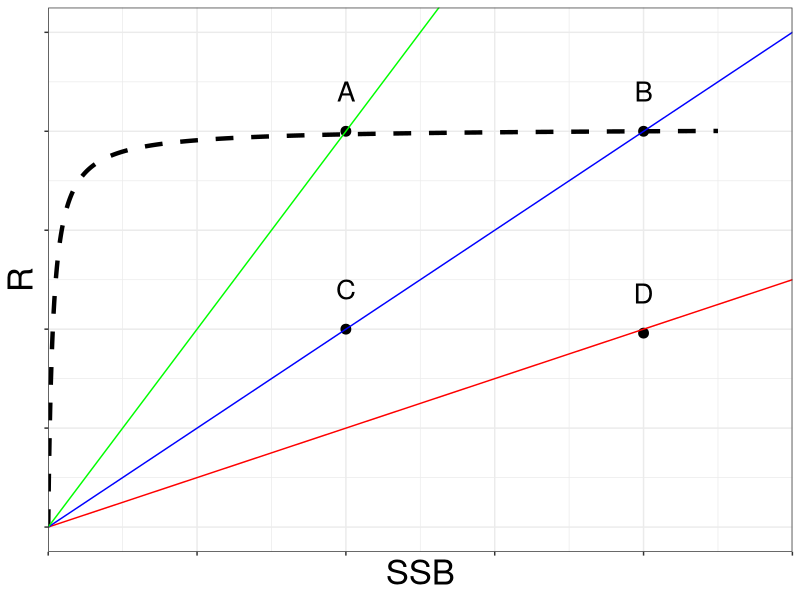
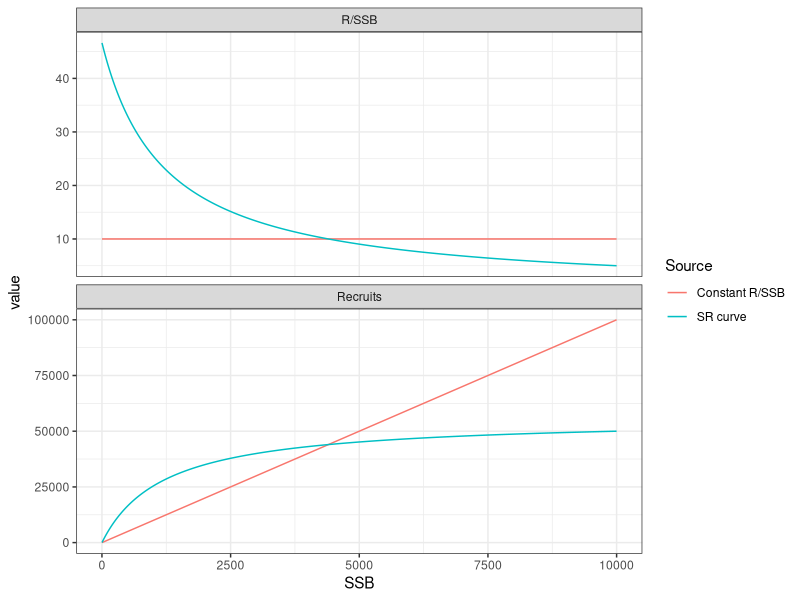
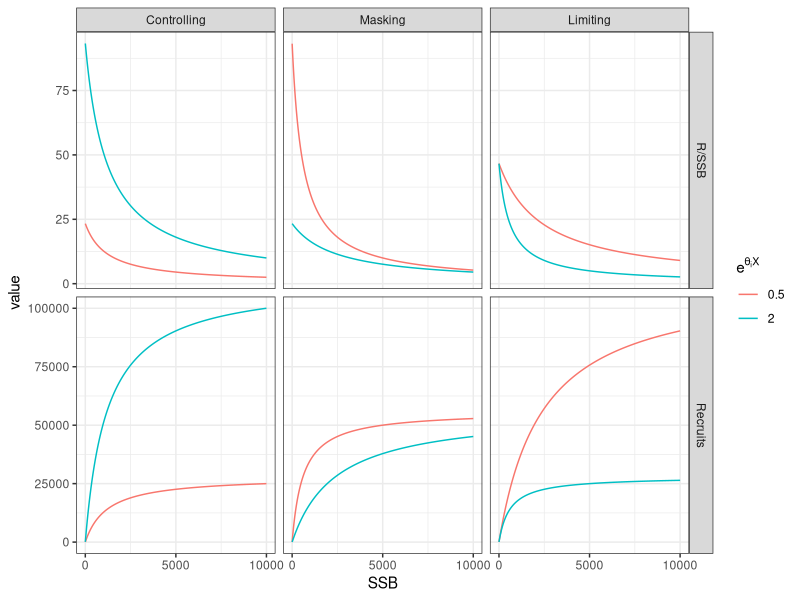
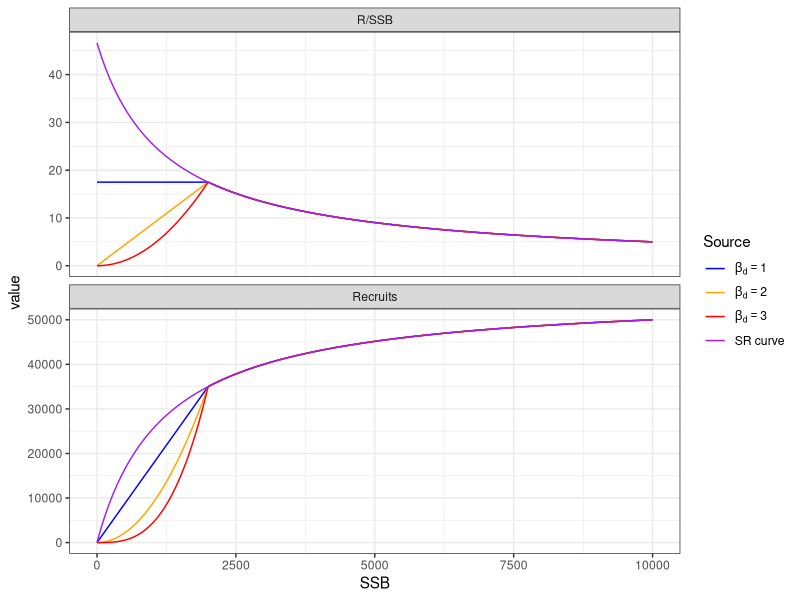
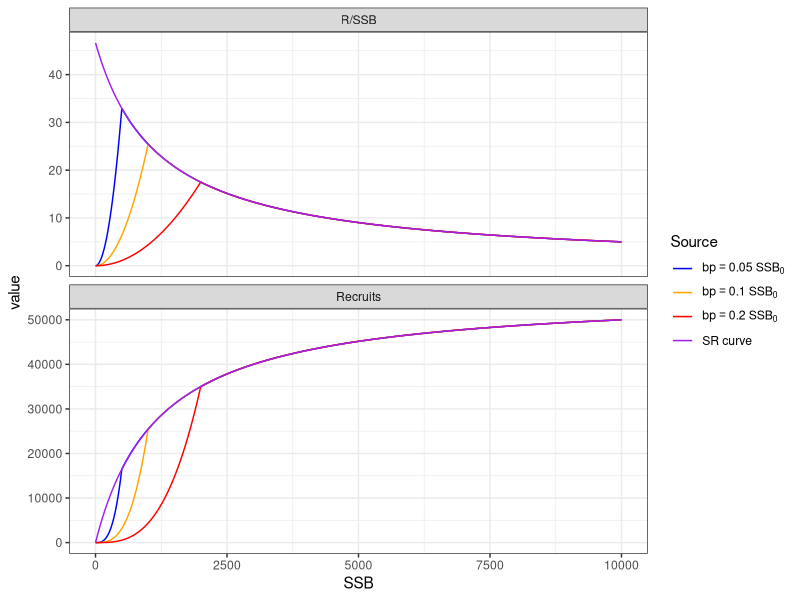
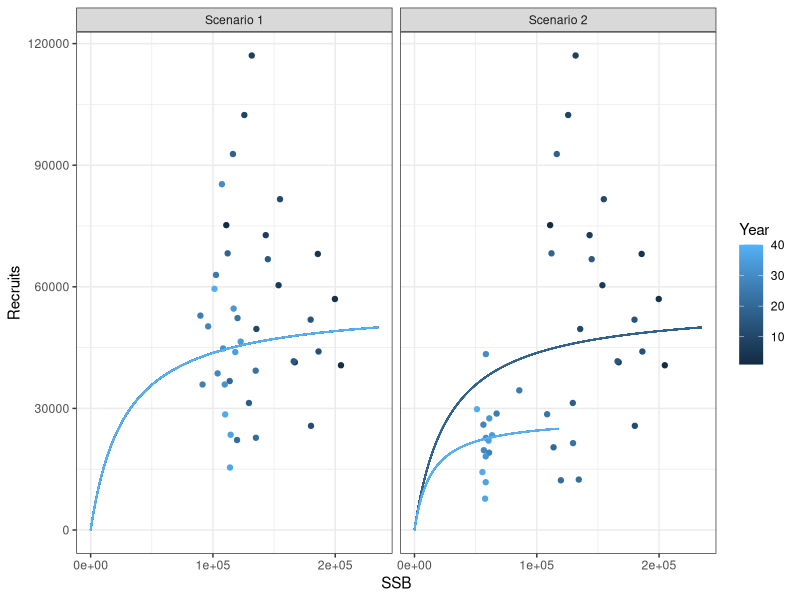
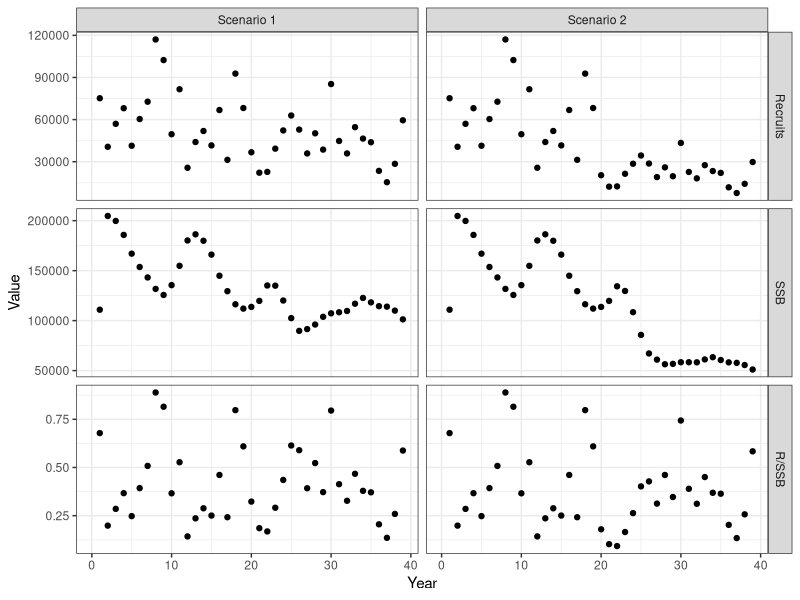
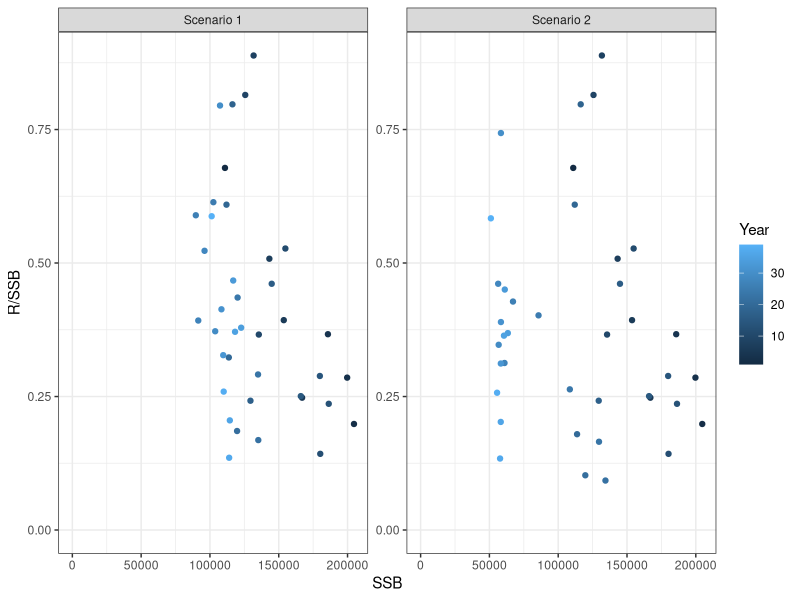

Reproduce these figures in R, in order. (Note: this script raises an error after producing the figures.)
## ---- chunk 1
#| message: false

library(tibble)
library(tidyr)
library(dplyr)
library(ggplot2)
library(readr)
## ---- chunk 2
#| label: fig-basic
#| fig-cap: "Spawning stock biomass (SSB) and recruitment (R) points (labelled A-D) and associated R/SSB lines that intersect at the origin along with an expected stock-recruitment relationship shown as a thick, dashed line."

df <- tibble(SSB = c(1, 1, 2, 2),
             R = c(1, 2, 0.98, 2),
             labs = c("C", "A", "D", "B"))

R0 <- 2.0
steep <- 0.97
S0 <- 2
alpha <- 4 * steep * R0 / (5 * steep - 1)
beta <- S0 * (1 - steep) / (5 * steep - 1)
ssb <- seq(0, 2.25, length.out=1000)
recruits <- alpha * ssb / (beta + ssb)
dfsr <- tibble(SSB = ssb, R=recruits)

ggplot(df, aes(x=SSB, y=R)) +
  geom_point(cex=3) +
  geom_text(aes(label=labs), vjust = 0, nudge_y = 0.15, size=7) +
  geom_line(data=dfsr, aes(x=SSB, y=R), linetype=2, size=1.5) +
  #xlim(0, 2.5) +
  scale_x_continuous(limits = c(0, 2.5), expand = c(0, 0)) +
  ylim(0, 2.5) +
  geom_abline(intercept = 0, slope = 0.5, col="red") +
  geom_abline(intercept = 0, slope = 1, col="blue") +
  geom_abline(intercept = 0, slope = 2, col="green") +
  theme_bw() + 
  theme(text = element_text(size=rel(5)),
        axis.text.x=element_blank(), 
        axis.text.y=element_blank()
  )
## ---- chunk 3
#| label: fig-sr-rpssb
#| fig-cap: Recruits and recruits per spawning stock biomass (R/SSB) as a function of SSB. Two lines are shown in each panel. One is for a Beverton-Holt stock-recruitment curve (denoted SR curve) and the other shows a constant R/SSB.

S0 <- 10000
R0 <- 50000
spr0 <- S0/R0
steep <- 0.7
alpha <- 4 * steep * R0 / (5 * steep - 1)
beta <- S0 * (1 - steep) / (5 * steep - 1)

ssb <- seq(1, S0, length.out = 1000)
recruits <- alpha * ssb / (beta + ssb)

srcurve <- tibble(Source="SR curve", SSB=ssb, Recruits=recruits)
constantrperssb <- tibble(Source="Constant R/SSB", SSB=ssb, Recruits=10 * ssb)

mydat <- rbind(srcurve, constantrperssb) |>
  mutate("R/SSB"=Recruits/SSB) |>
  pivot_longer(cols = c(Recruits, "R/SSB"), names_to = "Response", values_to = "value") 

ggplot(mydat, aes(x=SSB, y=value, color=Source)) +
  geom_line() +
  facet_wrap(~Response, scales="free_y", ncol=1) +
  theme_bw()

## ---- chunk 4
#| label: fig-cmlsr
#| fig-cap: Recruits and recruits per spawning stock biomass (R/SSB) as a function of SSB for the three modifications to the standard Beverton-Holt equation - controlling, masking, and limiting. The theta and X values are selected to result in the non-zero $\theta$ term $e^{\theta_i X}$ in @eq-cmlsr equalling 0.5 or 2. The SSB range is the same as in @fig-sr-rpssb, which shows the base model when none of the three factors apply (all three $\theta$ are zero).

control_thetas <- c(1, 0, 0)
mask_thetas <- c(0, 1, 0)
limit_thetas <- c(0, 0, 1)

apply_thetas <- function(thetas, X, alpha, beta, ssb){
  recruits <- alpha * ssb * exp(thetas[1]*X) / (beta * exp(thetas[2]*X) + ssb * exp(thetas[3]*X))
  return(recruits)
}

Rc1 <- tibble(Factor="Controlling", X=0.5, SSB=ssb, 
              Recruits=apply_thetas(control_thetas, log(0.5), alpha, beta, ssb))
Rc2 <- tibble(Factor="Controlling", X=2, SSB=ssb, 
              Recruits=apply_thetas(control_thetas, log(2.0), alpha, beta, ssb))
Rm1 <- tibble(Factor="Masking", X=0.5, SSB=ssb, 
              Recruits=apply_thetas(mask_thetas, log(0.5), alpha, beta, ssb))
Rm2 <- tibble(Factor="Masking", X=2, SSB=ssb, 
              Recruits=apply_thetas(mask_thetas, log(2.0), alpha, beta, ssb))
Rl1 <- tibble(Factor="Limiting", X=0.5, SSB=ssb, 
              Recruits=apply_thetas(limit_thetas, log(0.5), alpha, beta, ssb))
Rl2 <- tibble(Factor="Limiting", X=2, SSB=ssb, 
              Recruits=apply_thetas(limit_thetas, log(2.0), alpha, beta, ssb))
cmldf <- rbind(Rc1, Rc2, Rm1, Rm2, Rl1, Rl2) |>
  mutate(Factor = factor(Factor, levels = c("Controlling", "Masking", "Limiting"))) |>
  mutate("R/SSB"=Recruits/SSB) |>
  pivot_longer(cols = c(Recruits, "R/SSB"), names_to = "Response", values_to = "value") 

ggplot(cmldf, aes(x=SSB, y=value, color=as.factor(X))) +
  geom_line() +
  facet_grid(Response~Factor, scales="free_y") +
  labs(color = expression(e^{theta[i] * X})) +
  scale_x_continuous(breaks=c(0, 5000, 10000)) +
  theme_bw()

## ---- chunk 5
#| label: tbl-cmlsr-steepness
#| tbl-cap: Steepness for the base, controlling, masking, and limiting stock-recruitment relationships shown in Figures [-@fig-sr-rpssb]-[-@fig-cmlsr], where Vali indicates the value of $e^{\theta_i X}$.

calc_steepness <- function(thetas, X, alpha, beta, spr0, runname){
  cval <- exp(thetas * X)
  SSB0 <- (alpha * spr0 * cval[1] - beta * cval[2]) / cval[3]
  R0 <- apply_thetas(thetas, X, alpha, beta, SSB0)
  steep <- round(apply_thetas(thetas, X, alpha, beta, 0.2 * SSB0) / R0, 3)
  res <- tibble(Case = runname, Val1 = cval[1], Val2 = cval[2], Val3 = cval[3], Steepness = steep)
  return(res)
}

base_steep <- calc_steepness(c(0,0,0), 1, alpha, beta, spr0, "Base")
control05_steep <- calc_steepness(control_thetas, log(0.5), alpha, beta, spr0, "Controlling")
control2_steep <- calc_steepness(control_thetas, log(2.0), alpha, beta, spr0, "Controlling")
mask05_steep <- calc_steepness(mask_thetas, log(0.5), alpha, beta, spr0, "Masking")
mask2_steep <- calc_steepness(mask_thetas, log(2.0), alpha, beta, spr0, "Masking")
limit05_steep <- calc_steepness(limit_thetas, log(0.5), alpha, beta, spr0, "Limiting")
limit2_steep <- calc_steepness(limit_thetas, log(2.0), alpha, beta, spr0, "Limiting")
steepdf <- rbind(base_steep, control05_steep, control2_steep, mask05_steep, mask2_steep, limit05_steep, limit2_steep)

knitr::kable(steepdf)
## ---- chunk 6
#| label: fig-depensation-beta
#| fig-cap: Recruits and recruits per spawning stock biomass (R/SSB) as a function of SSB for the standard stock-recruitment curve along with three types of depensation, defined by the parameter $\beta_d$, when the breakpoint is set at 0.2 of $SSB_0$.

calc_sr_depensation <- function(alpha, beta, ssb_breakpoint, depen_beta, ssb){
  r_breakpoint <- alpha * ssb_breakpoint / (beta + ssb_breakpoint)
  depen_alpha <- r_breakpoint / (ssb_breakpoint^depen_beta)
  recruits_depen <- ifelse(ssb <= ssb_breakpoint, depen_alpha*ssb^depen_beta, alpha * ssb / (beta + ssb))
  return(recruits_depen)
}

ssb_breakpoint <- 0.2 * S0
recruits_depen_1 <- calc_sr_depensation(alpha, beta, ssb_breakpoint, depen_beta = 1, ssb)
recruits_depen_2 <- calc_sr_depensation(alpha, beta, ssb_breakpoint, depen_beta = 2, ssb)
recruits_depen_3 <- calc_sr_depensation(alpha, beta, ssb_breakpoint, depen_beta = 3, ssb)

mydat1 <- tibble(Source="beta_d=1", SSB = ssb, Recruits=recruits_depen_1)
mydat2 <- tibble(Source="beta_d=2", SSB = ssb, Recruits=recruits_depen_2)
mydat3 <- tibble(Source="beta_d=3", SSB = ssb, Recruits=recruits_depen_3)
mydatc <- rbind(srcurve, mydat1, mydat2, mydat3) |>
  mutate("R/SSB"=Recruits/SSB) |>
  pivot_longer(cols = c(Recruits, "R/SSB"), names_to = "Response", values_to = "value") 

ggplot(mydatc, aes(x=SSB, y=value, color=Source)) +
  geom_line() +
  facet_wrap(~Response, scales="free_y", ncol=1) +
  scale_color_manual(values = c("blue", "orange", "red", "purple"),
                     breaks = c("beta_d=1", "beta_d=2", "beta_d=3", "SR curve"),
                     labels = c(expression(beta[d]==1), 
                                expression(beta[d]==2), 
                                expression(beta[d]==3), 
                                "SR curve")) + 
  theme_bw()

## ---- chunk 7
#| label: fig-depensation-breakpoint
#| fig-cap: Recruits and recruits per spawning stock biomass (R/SSB) as a function of SSB for the standard stock-recruitment curve along with three types of depensation, defined by the parameter breakpoints (bp) at 0.05, 0.1, and 0.2 of $SSB_0$, when $\beta_d$ is set to 3.

recruits_depen_4 <- calc_sr_depensation(alpha, beta, ssb_breakpoint=0.05*S0, depen_beta = 3, ssb)
recruits_depen_5 <- calc_sr_depensation(alpha, beta, ssb_breakpoint=0.1*S0, depen_beta = 3, ssb)
recruits_depen_6 <- calc_sr_depensation(alpha, beta, ssb_breakpoint=0.2*S0, depen_beta = 3, ssb)
mydat4 <- tibble(Source="bp005SSB0", SSB = ssb, Recruits=recruits_depen_4)
mydat5 <- tibble(Source="bp01SSB0", SSB = ssb, Recruits=recruits_depen_5)
mydat6 <- tibble(Source="bp02SSB0", SSB = ssb, Recruits=recruits_depen_6)
mydatd <- rbind(srcurve, mydat4, mydat5, mydat6) |>
  mutate("R/SSB"=Recruits/SSB) |>
  pivot_longer(cols = c(Recruits, "R/SSB"), names_to = "Response", values_to = "value") 

ggplot(mydatd, aes(x=SSB, y=value, color=Source)) +
  geom_line() +
  facet_wrap(~Response, scales="free_y", ncol=1) +
  scale_color_manual(values = c("blue", "orange", "red", "purple"),
                     breaks = c("bp005SSB0", "bp01SSB0", "bp02SSB0", "SR curve"),
                     labels = c(expression(bp==0.05~SSB[0]), 
                                expression(bp==0.1~SSB[0]), 
                                expression(bp==0.2~SSB[0]), 
                                "SR curve")) + 
  theme_bw()

## ---- chunk 8
#| label: fig-srcurves-2scenarios
#| fig-cap: Annual recruits and spawning stock biomass (SSB) shown as points with the underlying stock-recruitment relationship shown by lines. In scenario 2, the R0 value is reduced by half during the second half of the time series. The same recruitment deviations are used in both scenarios.

# function to calculate equilibrium population at age
calc_Nequilibrium <- function(nages, M, Fval, selx){
  age <- 1:nages
  Z <- M + Fval * selx
  N <- rep(1, nages)
  for (ia in 1:(nages-1)){
    N[ia+1] <- N[ia] * exp(-Z[ia])
  }
  N[nages] <- N[nages] / (1 - exp(-Z[nages]))
  return(N)
}

# function to calculate equilibrium spawning stock biomass per recruit
calc_spr <- function(nages, M, Fval, selx, waa, maturity){
  age <- 1:nages
  Z <- M + Fval * selx
  N <- rep(1, nages)
  for (ia in 1:(nages-1)){
    N[ia+1] <- N[ia] * exp(-Z[ia])
  }
  N[nages] <- N[nages] / (1 - exp(-Z[nages]))
  spr <- sum(N * waa * maturity)
  return(spr)
}

# converts productivity regime R0, steepness formulations to time series of alpha, beta SR curves
# R = alpha * SSB / (beta + SSB)
# note: assumes M, waa, and maturity do not change over time
convert_regimes_to_ts <- function(nyears, nproductivity, yearstarts, R0s, steepnesses, sigmaRs, spr0){

  year <- 1:nyears
  sralphas <- rep(NA, nyears)
  srbetas <- rep(NA, nyears)
  srsigmaRs <- rep(NA, nyears)
  
  for (ip in 1:nproductivity){
    sralphas[yearstarts[ip]:nyears] <- 4 * steepnesses[ip] * R0s[ip] / (5 * steepnesses[ip] - 1)
    srbetas[yearstarts[ip]:nyears] <- spr0 * R0s[ip] * (1 - steepnesses[ip]) / (5 * steepnesses[ip] - 1)
    srsigmaRs[yearstarts[ip]:nyears] <- sigmaRs[ip]
  }
  sr <- list(sralphas=sralphas, srbetas=srbetas, srsigmaRs=srsigmaRs)
  return(sr)
}

# calculate annual stock-recruitment curves from sr object
calc_sr_curves <- function(sr, mylabel){
  nyears <- length(sr$SSB0)
  for (iy in 1:nyears){
    myssb <- seq(0, sr$SSB0[iy], length.out=500)
    myr <- sr$sralphas[iy] * myssb / (sr$srbetas[iy] + myssb)
    thisdf <- tibble(TS = mylabel,
                     Year = iy,
                     SSB = myssb,
                     Recruits = myr)
    if (iy == 1){
      srdf <- thisdf
    }
    else{
      srdf <- rbind(srdf, thisdf)
    }
    
  }
  return(srdf)
}

# function to create a time series of SSB and R for use in R/SSB analysis
# user controls the time series length and F as well as how many productivity periods there are
# yearstarts, R0s, steepnesses, and sigmaRs are vectors of length nproductivity 
# that define the SR curve during that period, note the first value in yearstarts should always be 1
# user cannot control number of ages, weight at age, maturity, or M
make_ts <- function(nyears, Fmult, nproductivity, yearstarts, R0s, steepnesses, sigmaRs){
  
  if (yearstarts[1] != 1) return("First value in yearstarts vector must be 1")
  
  nages <- 10
  age <- 1:nages
  M <- 0.3
  selx <- round(1 - 1 / (1 + exp(1.2*(age - 3))), 3)
  maturity <- round(1 - 1 / (1 + exp(2*(age - 2.75))), 3)
  waa <- round(5 * (1 - exp(-0.3*(age-0.2)))^3, 3)
  
  # get equilibrium spawners per recruit at F=0 
  spr0 <- calc_spr(nages, M, Fval=0, selx, waa, maturity)
  
  # get SR curves time series
  sr <- convert_regimes_to_ts(nyears, nproductivity, yearstarts, R0s, steepnesses, sigmaRs, spr0)
  sr$SSB0 <- sr$sralphas * spr0 - sr$srbetas
  
  # calculate spr in year 1 and find equilibrium SSB
  spr1 <- calc_spr(nages, M, Fval=Fmult[1], selx, waa, maturity)
  SSB1 <- sr$sralphas[1] * spr1 - sr$srbetas[1]
  
  # create N in first year using random recruitment about expected value from SSB1 (equilibrium-ish)
  # for plus group, use expected recruitment
  R1expected <- sr$sralphas[1] * SSB1 / (sr$srbetas[1] + SSB1)
  R1rand <- R1expected * exp(rnorm(nages-1, 0, sr$srsigmaRs[1])) 
  N1 <- calc_Nequilibrium(nages, M, Fval=Fmult[1], selx)
  NAA <- matrix(NA, nrow=nyears, ncol=nages)
  NAA[1, ] <- c(R1rand, R1expected) * N1 
 
  # fill out NAA matrix and collect SSB
  ssb <- rep(NA, nyears)
  ssb[1] <- SSB1
  for (iy in 1:(nyears-1)){
    # apply correct SR curve and noise to get Recruitment
    NAA[iy+1, 1] <- (sr$sralphas[iy] * ssb[iy] / (sr$srbetas[iy] + ssb[iy])) * exp(rnorm(1, 0, sr$srsigmaRs[iy]))
    for (ia in 1:(nages-1)){
      Z <- M + Fmult[iy] * selx[ia]
      NAA[iy+1, ia+1] <- NAA[iy, ia] * exp(-Z)
    }
    Z <- M + Fmult[iy] * selx[nages]
    NAA[iy+1, nages] <- NAA[iy, nages] * exp(-Z)
    ssb[iy+1] <- sum(NAA[iy+1, ] * waa * maturity)
  }
  
  res <- list(ssb=ssb[1:(nyears-1)], recruits=NAA[2:nyears, 1], sr=sr)
  return(res)
}

ny <- 40
Fmult <- rep(0.2, ny)
set.seed(14)
ts1 <- make_ts(ny, Fmult, 1, 1, 50000, 0.7, 0.5)
set.seed(14)
ts2 <- make_ts(ny, Fmult, 2, c(1, 20), c(50000, 25000), c(0.7, 0.7), c(0.5, 0.5))
tsdf <- tibble(TS = rep(c("Scenario 1", "Scenario 2"), each=(ny-1)),
               Year = rep(1:(ny-1), 2),
               SSB = c(ts1$ssb, ts2$ssb),
               Recruits = c(ts1$recruits, ts2$recruits)) |>
  mutate(RpSSB = Recruits/SSB) 


sr1 <- calc_sr_curves(ts1$sr, "Scenario 1")
sr2 <- calc_sr_curves(ts2$sr, "Scenario 2")
sr12 <- rbind(sr1, sr2)

ggplot(tsdf, aes(x=SSB, y=Recruits, color=Year, group = Year)) +
  geom_point() +
  geom_line(data=sr12) +
  facet_wrap(~TS) +
  xlim(0, NA) +
  ylim(0, NA) +
  scale_x_continuous(breaks = c(0, 100000, 200000)) +
  theme_bw()
## ---- chunk 9
#| label: fig-ts-R-SSB-RpSSB-2scenarios
#| fig-cap: Annual values of recruits (R), spawning stock biomass (SSB), and R/SSB for the two scenarios defined in @fig-srcurves-2scenarios.

tsdflong <- tsdf |>
  rename("R/SSB" = RpSSB) |>
  pivot_longer(cols = !c(Year, TS), names_to = "Metric", values_to = "Value") |>
  mutate(Metric = factor(Metric, levels=c("Recruits", "SSB", "R/SSB")))

ggplot(tsdflong, aes(x=Year, y=Value)) +
  geom_point() +
  facet_grid(Metric~TS, scales="free_y") +
  xlim(0, NA) +
  theme_bw()
## ---- chunk 10
#| label: fig-ts-RpSSB-SSB-2scenarios
#| fig-cap: Recruits per spawning stock biomass (R/SSB) as a function of the spawning stock biomass (SSB) used in the ratio each year for the two scenarios defined in @fig-srcurves-2scenarios.

ggplot(tsdf, aes(x=SSB, y=RpSSB, color = Year)) +
  geom_point() +
  facet_wrap(~TS, scales="free_y") +
  xlim(0, NA) +
  ylim(0, NA) +
  ylab("R/SSB") +
  theme_bw()
## ---- chunk 11
#| label: fig-real-world-rpssb-year
#| fig-cap: Annual recruits per spawning stock biomass (R/SSB) for twelve stocks.

# asap.names <- list.files("asaprdats")
# nfiles <- length(asap.names)
# for (i in 1:nfiles){
#   asap <- dget(file.path("asaprdats", asap.names[i]))
#   ny <- asap$parms$nyears
#   ssb <- asap$SSB[1:(ny-1)] # drop last SSB
#   recruits <- asap$N.age[(2:ny),1] # drop first recruitment so R lagged correctly
#   RpSSB <- recruits / ssb
#   Year <- 1:length(RpSSB)
#   thisdfrl <- tibble(stock=paste("Stock", LETTERS[i]), Year=Year, RpSSB=RpSSB, Recruits=recruits, SSB=ssb)
#   if (i == 1){
#     dfrl <- thisdfrl
#   }else{
#     dfrl <- rbind(dfrl, thisdfrl)
#   }
# }
# 
# write_rds(dfrl, file = "someASAPdata.RDS")

dfrl <- read_rds(file = "someASAPdata.RDS")

ggplot(dfrl, aes(x=Year, y=RpSSB)) +
  geom_point() +
  facet_wrap(~stock, scales="free_y", ncol=3) +
  ylab("R/SSB") +
  expand_limits(y = 0) +
  theme_bw()
## ---- chunk 12
#| label: fig-real-world-rpssb-ssb
#| fig-cap: Recruits per spawning stock biomass (R/SSB) plotted against SSB for twelve stocks.

ggplot(dfrl, aes(x=SSB, y=RpSSB)) +
  geom_point() +
  facet_wrap(~stock, scales="free", ncol=3) +
  ylab("R/SSB") +
  expand_limits(x = 0, y = 0) +
theme_bw()

## ---- chunk 13
#| label: fig-real-world-sr
#| fig-cap: Standard stock-recruitment plot for twelve stocks.

ggplot(dfrl, aes(x=SSB, y=Recruits)) +
  geom_point() +
  facet_wrap(~stock, scales="free", ncol=3) +
  expand_limits(x = 0, y = 0) +
  theme_bw()

